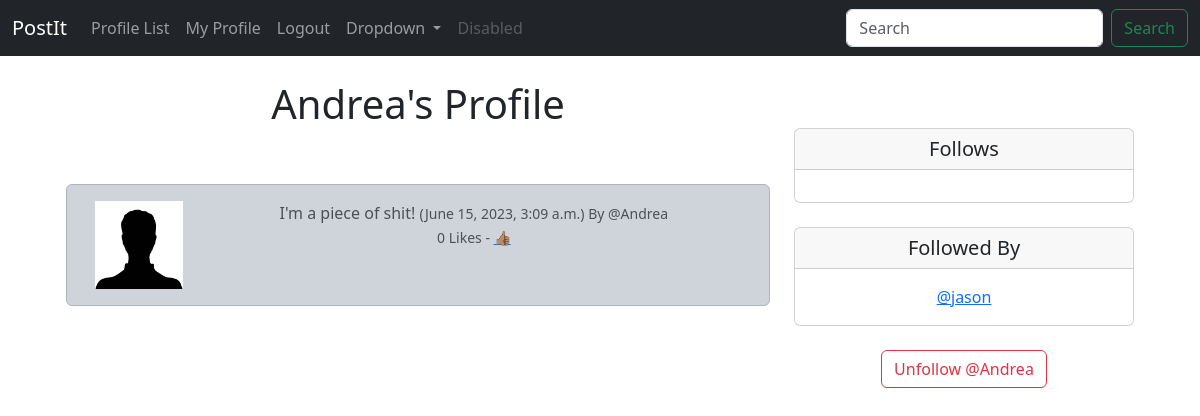
Page /profile/3 (signed in) on the committed database.
### postit/models.py (models this page shows, shortened)
class Profile(models.Model):
    user = models.OneToOneField(User, on_delete=models.CASCADE)
    follows = models.ManyToManyField(
        'self',
        related_name='followed_by',
        symmetrical=False,
        blank=True
    )
    date_modified = models.DateTimeField(User, auto_now=True)
    profile_image = models.ImageField(null=True, blank=True, upload_to='images/')

class Post(models.Model):
    user = models.ForeignKey(
        User, related_name='posts',
        on_delete=models.DO_NOTHING
    )
    body = models.CharField(max_length=200)
    created_at = models.DateTimeField(auto_now_add=True)
    likes = models.ManyToManyField(User, related_name='post_like', blank=True)
    def number_of_likes(self):
        return self.likes.count()

### postit/views.py (the view, shortened to what this page needs)
# urls.py: path('profile/<int:pk>', views.profile, name='profile'),
def profile(request, pk):
    if request.user.is_authenticated:
        profile = Profile.objects.get(user_id=pk)
        posts = Post.objects.filter(user_id=pk).order_by('-created_at')
        return render(request, 'profile.html', {'profile': profile, 'posts': posts})
    else:
        messages.success(request, 'You must be logged in to view this page!')
        return redirect('home')

### postit/templates/profile.html (shortened to what this page needs)
{% extends 'base.html' %}
{% load static %}
{% block content %}
{% if profile %}
<div class="container text-center">
    <div class="row">
        <div class="col-8">
            <h1>{{ profile.user.username }}'s Profile</h1><br/>
            <br/>
            {% if posts %}
            {% for post in posts %}
            <div class="alert alert-dark" role="alert">
                <div class="container">
                    <div class="row">
                        <div class="col-2">
                            {% if profile.profile_image %}
                            <img src="{{ profile.profile_image.url }}" width=100
                                 height=100 class="img-fluid"
                                 alt="{{ profile.user.username }}"/>
                            {% else %}
                            <img src="{% static 'images/profile.jpg' %}" width=100
                                 height=100 class="img-fluid"
                                 alt="{{ profile.user.username }}"/>
                            {% endif %}
                        </div>
                        <div class="col-10">
                            {{ post.body }}
                            <small class="text-muted">
                                ({{ post.created_at }}) By
                                @{{ post.user.username }}<br/>
                                {{ post.number_of_likes }} Likes -
                                {% if user in post.likes.all %}
                                <a href="{% url 'post_like' post.id %}">👎🏿</a>
                                {% else %}
                                <a href="{% url 'post_like' post.id %}">👍🏽</a>
                                {% endif %}
                            </small>
                        </div>
                    </div>
                </div>
            </div>
            {% endfor %}
            {% endif %}
        </div>
        <div class="col-4">
            <br/><br/>
            <div class="card">
                <h5 class="card-header">Follows</h5>
                <div class="card-body">
                </div>
            </div>
            <br/>
            <div class="card">
                <h5 class="card-header">Followed By</h5>
                <div class="card-body">
                    <p class="card-text">
                        {% for following in profile.followed_by.all %}
                        <a href="{% url 'profile' following.user.id %}">
                            @{{ following.user.username }}
                        </a><br/>
                        {% endfor %}
                    </p>
                </div>
            </div>
            <br/>
            <form method="POST">
                {% if profile in user.profile.follows.all %}
                <button class="btn btn-outline-danger" name="follow" value="unfollow"
                        type="submit">
                    Unfollow @{{ profile.user.username }}
                </button>
                {% else %}
                <button class="btn btn-outline-primary" name="follow" value="follow"
                        type="submit">
                    follow @{{ profile.user.username }}
                </button>
                {% endif %}
            </form>
            <br/>
        </div>
    </div>
</div>
{% endif %}
{% endblock %}

### rows in the picture
Profile: user.username "Andrea"
Post: body "I'm a piece of shit!", created_at "June 15, 2023, 3:09 a.m.", user.username "Andrea", number_of_likes "0"
Profile: user.username "jason"
